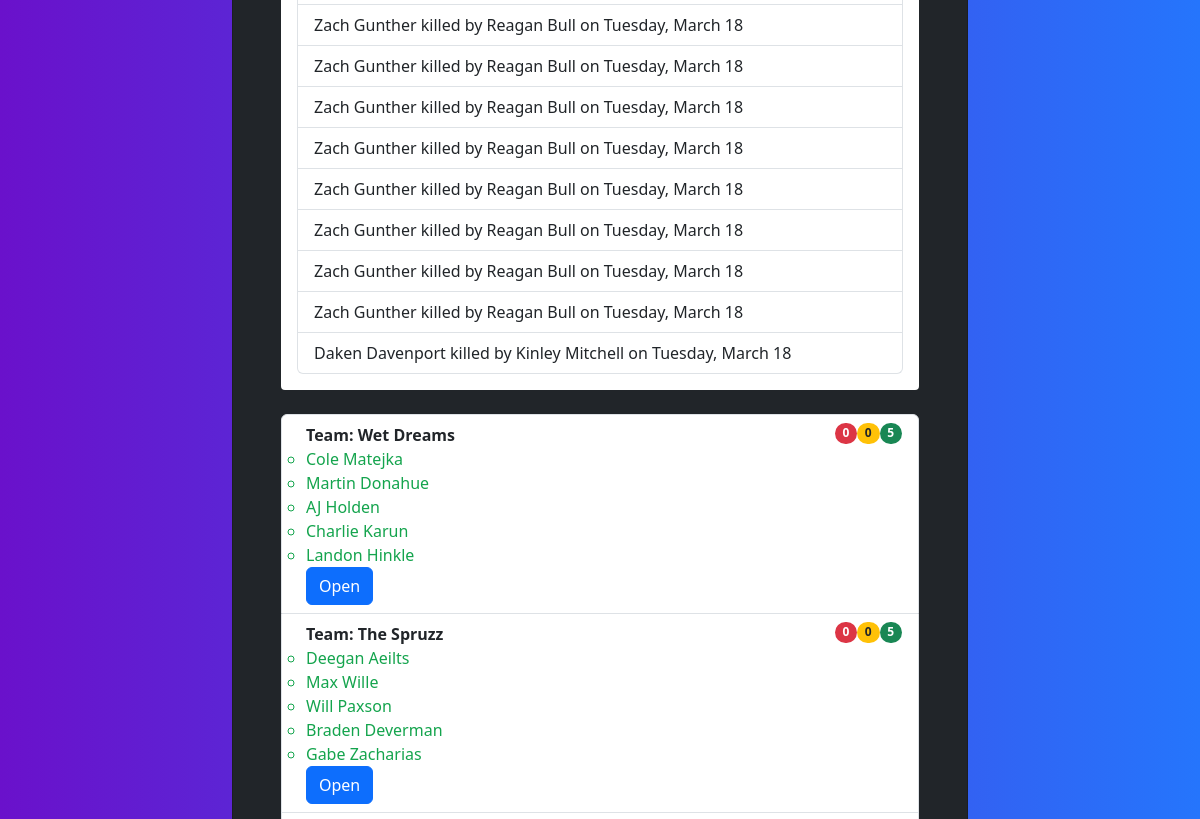
Page /status/ (middle part) on the earlier database version.
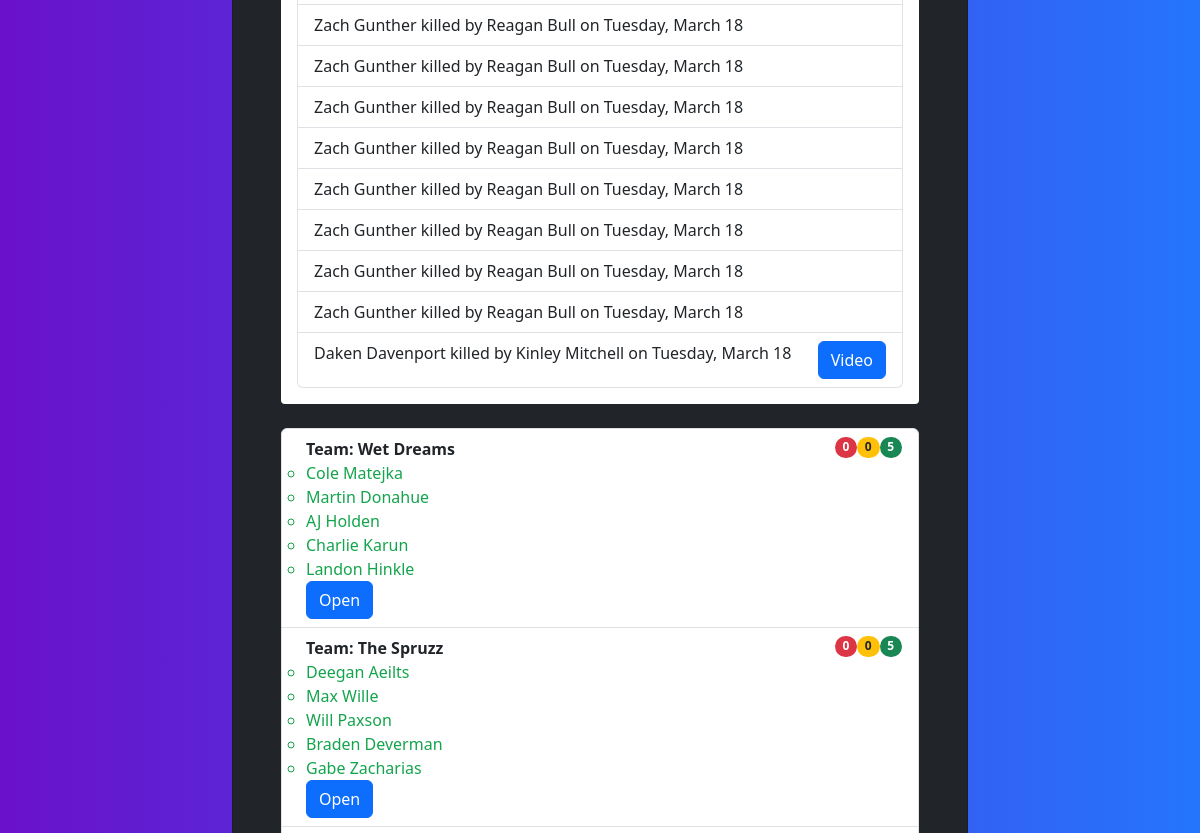
Same page on the later database version.
### assignments/models.py (models this page shows, shortened)
class Kill(models.Model):
    target = models.ForeignKey(Target, on_delete=models.CASCADE, related_name='target', null=True)
    elimed_participant = models.ForeignKey(Participant, on_delete=models.CASCADE,  related_name='eliminations',  null=True)
    eliminator = models.ForeignKey(Participant, on_delete=models.CASCADE, related_name='kills', null=True)
    date = models.DateField(default=django.utils.timezone.now)
    video_link = models.URLField(max_length=200, null=True)
    def get_round(self):
        return self.target.round
    def __str__(self):
        return f"{self.elimed_participant.name} killed by {self.eliminator.name} on {self.date.strftime('%A, %B %d')}"

class Participant(models.Model):
    name = models.CharField(max_length=200)
    team = models.ForeignKey(Team, on_delete=models.CASCADE, related_name="participants")
    round_eliminated = models.BooleanField(default=False)
    eliminated_permanently = models.BooleanField(default=False)
    def get_color(self):
        if self.eliminated_permanently:
            return "#DC4C64"
        if self.round_eliminated:
            return "#E4A11B"
        return "#14A44D"

class Team(models.Model):
    id = models.IntegerField(default=0, primary_key=True)
    name = models.CharField(max_length=200)
    eliminated = models.BooleanField(default=False)
    eliminated_date=models.DateField(null=True, blank=True)
    def generate_viewing_code() -> str:
        return ''.join(random.choices(string.ascii_uppercase + string.digits, k=8))
    viewing_code = models.CharField(max_length=8, default=generate_viewing_code, unique=True)
    def get_round_elimed(self):
        filtered_p = list()
        for p in self.participants.all():
            if p.round_eliminated is True and p.eliminated_permanently is False:
                filtered_p.append(p)
        return filtered_p
    def get_round_elimed_count(self):
        return len(self.get_round_elimed())
    def get_perm_elimed(self):
        filtered_p = list()
        for p in self.participants.all():
            if p.eliminated_permanently is True:
                filtered_p.append(p)
        return filtered_p
    def get_perm_elimed_count(self):
        return len(self.get_perm_elimed())
    def get_remaining(self):
        filtered_p = list()
        for p in self.participants.all():
            if p.round_eliminated is False and p.eliminated_permanently is False:
                filtered_p.append(p)
        return filtered_p
    def get_remaining_count(self):
        return len(self.get_remaining())
    def get_participants(self):
        return self.participants.all()

### assignments/views.py (the view)
# urls.py: path("status/", views.gameStatus, name="status"),
def gameStatus(request):
	try:
		current_round = getCurRound()
		if current_round is None:
			current_round = Round.objects.first()
		current_round_index = current_round.index
		round_elims = Participant.objects.filter(round_eliminated=True, eliminated_permanently=False)
		perm_elims = Participant.objects.filter(eliminated_permanently=True)
		remaining = Participant.objects.filter(round_eliminated=False, eliminated_permanently=False)
	except Exception as e:
		print(e)
		current_round = None
		current_round_index = -1
		round_elims = []
		perm_elims = []
		remaining = []
	round_targets = Target.objects.filter(round=current_round)
	round_target_list = list()
	for target in round_targets:
		round_target_list.append(model_to_dict(target))
	all_teams = Team.objects.all()
	team_list = list()
	for team in all_teams:
		team_list.append(model_to_dict(team))
	participants = Participant.objects.all()
	participant_list = list()
	for participant in participants:
		participant_list.append(model_to_dict(participant))
	kills = Kill.objects.all().order_by('date')
	round_kills = list()
	for kill in kills:
		print(kill.get_round(), current_round)
		if kill.get_round().index == current_round.index:
			round_kills.append(kill)
	print(kills)
	print(round_kills)
	template = loader.get_template("assignments/gameStatus.html")
	context = {
		'current_round': current_round,
		'current_round_index': current_round_index,
		'eliminated_this_round': len(round_elims),
		'eliminated_permanently': len(perm_elims),
		'remaining': len(remaining),
		'round_targets': round_targets,
		'round_targets_ser': round_target_list,
		'teams': all_teams,
		'team_list': team_list,
		'participants': participant_list,
		'round_kills': round_kills
	}
	return HttpResponse(template.render(context, request))

### assignments/models.py (called while the page is built)
    def __str__(self):
        return f"Round {self.index}"

### assignments/views.py (called while the page is built)
def getCurRound() -> Round:
	rounds = Round.objects.all()
	for round in rounds:
		if round.start_date <= timezone.now() and round.end_date > timezone.now():
			return round
	return None

### assignments/templates/assignments/gameStatus.html (shortened to what this page needs)
<!DOCTYPE html>
<html>
    <head>
        {% load bootstrap5 %}
        {% bootstrap_css %}
        {% load math_filters %}
        {% load target_filters %}
        {% load static %}
    </head>
    <body style="background: black;">
        <section class="gradient-custom">
        <div class="container py-5">
        <div class="row d-flex justify-content-center align-items-center" style="min-height: 100vh">
        <div class="col-20 col-md-16 col-lg-10 col-xl-8">
        <div class="card bg-dark" style="border-radius: 1rem; height: 90%">
        <div class="card-body p-5 text-center">
            <br />
            <div style="background: white; border-radius: .25rem; padding: 1rem;">
                <ul class="list-group">
                    {% for kill in round_kills %}
                    <li class="list-group-item d-flex justify-content-between align-items-start">
                        {{kill}}
                        {% if kill.video_link is not None %}
                        <a class="btn btn-primary" href="{{kill.video_link}}" role="button" target="_blank">Video</a>
                        {% endif %}
                    </li>
                    {% endfor %}
                </ul>
            </div>
            <br />
            <ul class="list-group">
                {% for team in teams %}
                <li class="list-group-item d-flex justify-content-between align-items-start">
                    <div class="ms-2 me-auto text-start">
                        <div class="fw-bold">Team: {{team.name}}</div>
                        <ul class="list-group">
                            {% for p in team.get_participants %}
                                <li style="color: {{p.get_color}};">{{p.name}}</li>
                            {% endfor %}
                        </ul>
                        <a class="btn btn-primary" href="/home/{{team.viewing_code}}" role="button">Open</a>
                    </div>
                    <span class="badge bg-danger rounded-pill">{{team.get_perm_elimed_count}}</span>
                    <span class="badge bg-warning text-dark rounded-pill">{{team.get_round_elimed_count}}</span>
                    <span class="badge bg-success rounded-pill">{{team.get_remaining_count}}</span>
                    </li>
                {% endfor %}
            </ul>
        </div>
        </div>
        </div>
        </section>
    </body>
</html>

### assignments/templates/assignments/gameStatus.html (style rules this page uses)
.gradient-custom { background: #6a11cb; background: -webkit-linear-gradient(to right, rgba(106, 17, 203, 1), rgba(37, 117, 252, 1)); background: linear-gradient(to right, rgba(106, 17, 203, 1), rgba(37, 117, 252, 1)) }

Differences in the rows shown:
changed Kill "Daken Davenport killed by Kinley Mitchell on Tuesday, March 18": now shows "Video"
